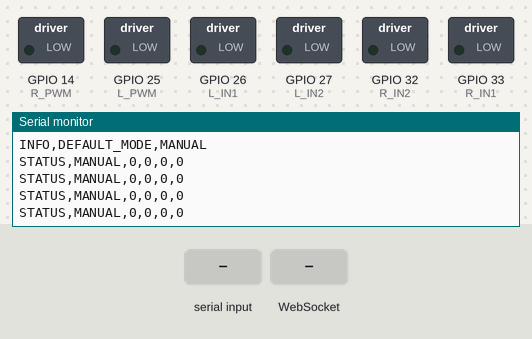
Recording of a sketch running on a simulated ESP32. Shown: switched loads named in the sketch (green lamp = pin HIGH), the last lines printed to the serial monitor. The inputs (shaded band) are chosen by the test bench.

Above: at 1.5 s.
1.6 s: "STOP,1\n" received over the second serial link
At 1.76 s:
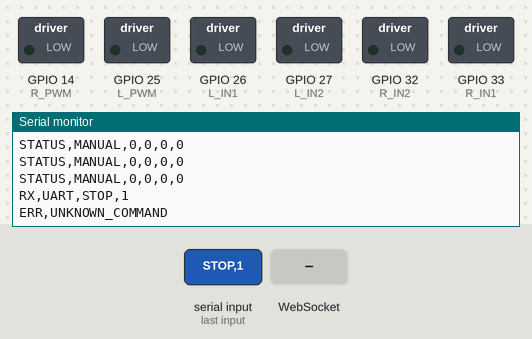
3.1 s: WebSocket text "STOP" received
At 3.26 s:
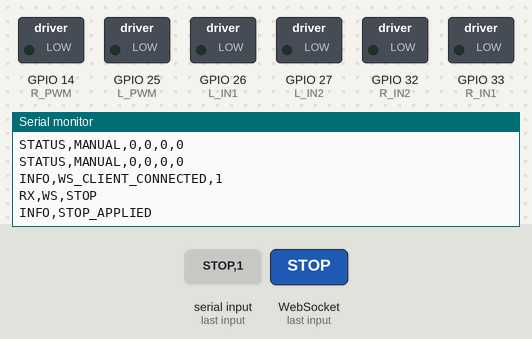
4.6 s: "WS,1\n" received over the second serial link
At 4.76 s:
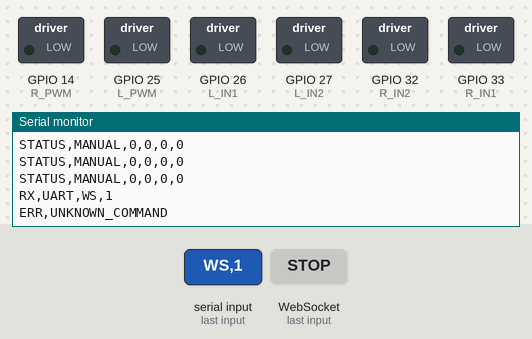
6.1 s: WebSocket text "WS" received
At 6.26 s:
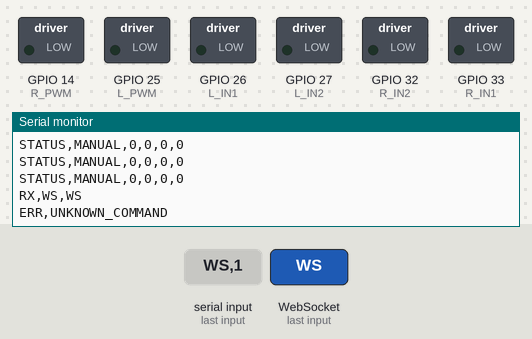
7.6 s: "UART,1\n" received over the second serial link
At 7.76 s:
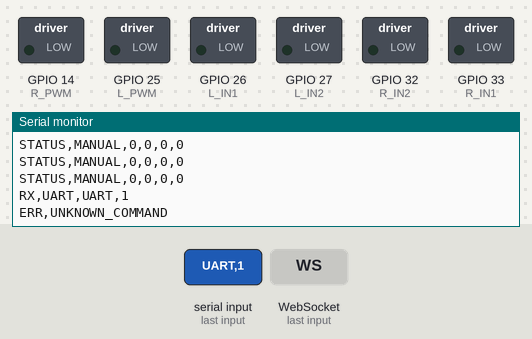
9.1 s: WebSocket text "UART" received
At 9.26 s:
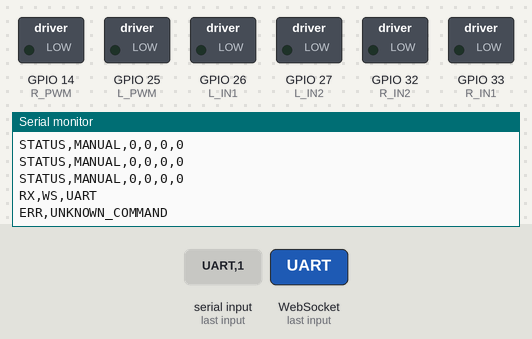

Measured:
- after the input at 1.6 s, the serial monitor: prints a new line at once (image 1)
- after the input at 3.1 s, the serial monitor: prints a new line at once (image 2)
- after the input at 4.6 s, the serial monitor: prints a new line at once (image 3)
- after the input at 6.1 s, the serial monitor: prints a new line at once (image 4)
- after the input at 7.6 s, the serial monitor: prints a new line at once (image 5)
- after the input at 9.1 s, the serial monitor: prints a new line at once (image 6)

The sketch:

CodigoEspRaspberry_NOSIRVE_.ino
```cpp
#include <WiFi.h>
#include <AsyncTCP.h>
#include <ESPAsyncWebServer.h>

// =====================================================
// CONFIG WIFI
// =====================================================
// Puedes usar modo AP o STA.
// Para pruebas rápidas, AP es más práctico.
// Tu laptop se conecta directo a la ESP32.

const char* AP_SSID = "ESP32_CAR_CTRL";
const char* AP_PASS = "12345678";

// =====================================================
// UART HACIA RASPBERRY PI 5
// =====================================================
// Cambia estos pines si ya usas otros
#define UART_RX_PIN 16   // RX de ESP32 <- TX Raspberry
#define UART_TX_PIN 17   // TX de ESP32 -> RX Raspberry

HardwareSerial PiSerial(2);

// =====================================================
// PINES DE MOTORES
// AJUSTA ESTO SEGÚN TU DRIVER
// =====================================================

// Motor izquierdo
#define L_IN1 26
#define L_IN2 27
#define L_PWM 25

// Motor derecho
#define R_IN1 33
#define R_IN2 32
#define R_PWM 14

// PWM ESP32
#define PWM_FREQ 1000
#define PWM_RES 8
#define L_PWM_CH 0
#define R_PWM_CH 1

// =====================================================
// CONFIG SERVIDOR
// =====================================================
AsyncWebServer server(80);
AsyncWebSocket ws("/ws");

// =====================================================
// ESTADOS
// =====================================================
enum ControlMode {
  MODE_MANUAL = 0,
  MODE_AUTO = 1
};

String modeToString(ControlMode m) {
  return (m == MODE_MANUAL) ? "MANUAL" : "AUTO";
}

ControlMode currentMode = MODE_MANUAL;

// Valores objetivo
int targetSpeed = 0;   // -255 a 255
int targetTurn  = 0;   // -255 a 255

// Valores actuales aplicados (para rampa)
int currentLeft  = 0;
int currentRight = 0;

unsigned long lastManualCmdMs = 0;
unsigned long lastAutoCmdMs   = 0;
unsigned long lastAnyCmdMs    = 0;
unsigned long lastStatusMs    = 0;
unsigned long lastRampMs      = 0;

// timeouts
const unsigned long MANUAL_TIMEOUT_MS = 700;   // si se cae el control manual
const unsigned long AUTO_TIMEOUT_MS   = 700;   // si se cae la raspberry
const unsigned long GLOBAL_STOP_MS    = 1000;  // stop total si nadie manda nada

// publicación de estado
const unsigned long STATUS_INTERVAL_MS = 250;

// rampa
const unsigned long RAMP_INTERVAL_MS = 20;
const int RAMP_STEP = 8;

// =====================================================
// BUFFER UART
// =====================================================
String uartBuffer = "";

// =====================================================
// HTML SIMPLE PARA PRUEBAS
// =====================================================
const char index_html[] PROGMEM = R"rawliteral(
<!DOCTYPE html>
<html>
<head>
  <meta charset="utf-8">
  <title>ESP32 Car Control</title>
</head>
<body>
  <h2>ESP32 Car Control</h2>
  <p id="status">Desconectado</p>
  <button onclick="sendCmd('CMD,MANUAL,120,0')">Adelante</button>
  <button onclick="sendCmd('CMD,MANUAL,-120,0')">Atras</button>
  <button onclick="sendCmd('CMD,MANUAL,0,-120')">Izquierda</button>
  <button onclick="sendCmd('CMD,MANUAL,0,120')">Derecha</button>
  <button onclick="sendCmd('STOP')">STOP</button>
  <button onclick="sendCmd('MODE,AUTO')">AUTO</button>
  <button onclick="sendCmd('MODE,MANUAL')">MANUAL</button>

  <pre id="log"></pre>

<script>
let ws;
function log(msg){
  const el = document.getElementById('log');
  el.textContent += msg + "\\n";
  el.scrollTop = el.scrollHeight;
}
function connect(){
  ws = new WebSocket(`ws://${location.host}/ws`);
  ws.onopen = () => {
    document.getElementById('status').textContent = 'Conectado';
    log('WebSocket conectado');
  };
  ws.onclose = () => {
    document.getElementById('status').textContent = 'Desconectado';
    log('WebSocket desconectado');
    setTimeout(connect, 1000);
  };
  ws.onmessage = (event) => {
    log(event.data);
  };
}
function sendCmd(cmd){
  if(ws && ws.readyState === WebSocket.OPEN){
    ws.send(cmd);
    log('TX> ' + cmd);
  }
}
connect();
</script>
</body>
</html>
)rawliteral";

// =====================================================
// UTILIDADES
// =====================================================
int clamp255(int v) {
  if (v > 255) return 255;
  if (v < -255) return -255;
  return v;
}

String buildStatusMessage() {
  String msg = "STATUS,";
  msg += modeToString(currentMode);
  msg += ",";
  msg += String(targetSpeed);
  msg += ",";
  msg += String(targetTurn);
  msg += ",";
  msg += String(currentLeft);
  msg += ",";
  msg += String(currentRight);
  return msg;
}

void publishStatus() {
  String msg = buildStatusMessage();

  // USB serial
  Serial.println(msg);

  // UART hacia Raspberry
  PiSerial.println(msg);

  // WebSocket hacia PC
  ws.textAll(msg);
}

void publishInfo(const String& msg) {
  Serial.println(msg);
  PiSerial.println(msg);
  ws.textAll(msg);
}

// =====================================================
// CONTROL MOTORES
// =====================================================
void setMotorRaw(int in1, int in2, int pwmPin, int channel, int value) {
  value = clamp255(value);

  if (value > 0) {
    digitalWrite(in1, HIGH);
    digitalWrite(in2, LOW);
    ledcWrite(channel, value);
  } else if (value < 0) {
    digitalWrite(in1, LOW);
    digitalWrite(in2, HIGH);
    ledcWrite(channel, -value);
  } else {
    digitalWrite(in1, LOW);
    digitalWrite(in2, LOW);
    ledcWrite(channel, 0);
  }
}

void applyMotorOutputs(int leftValue, int rightValue) {
  setMotorRaw(L_IN1, L_IN2, L_PWM, L_PWM_CH, leftValue);
  setMotorRaw(R_IN1, R_IN2, R_PWM, R_PWM_CH, rightValue);
}

void stopMotorsImmediate() {
  targetSpeed = 0;
  targetTurn = 0;
  currentLeft = 0;
  currentRight = 0;
  applyMotorOutputs(0, 0);
}

void computeTargetsToWheels(int speedVal, int turnVal, int& leftTarget, int& rightTarget) {
  leftTarget  = clamp255(speedVal - turnVal);
  rightTarget = clamp255(speedVal + turnVal);
}

int rampTowards(int current, int target, int step) {
  if (current < target) {
    current += step;
    if (current > target) current = target;
  } else if (current > target) {
    current -= step;
    if (current < target) current = target;
  }
  return current;
}

void updateRamp() {
  unsigned long now = millis();
  if (now - lastRampMs < RAMP_INTERVAL_MS) return;
  lastRampMs = now;

  int leftTarget, rightTarget;
  computeTargetsToWheels(targetSpeed, targetTurn, leftTarget, rightTarget);

  currentLeft  = rampTowards(currentLeft, leftTarget, RAMP_STEP);
  currentRight = rampTowards(currentRight, rightTarget, RAMP_STEP);

  applyMotorOutputs(currentLeft, currentRight);
}

// =====================================================
// PARSER DE COMANDOS
// FORMATO SOPORTADO:
//
// 1) CMD,MANUAL,120,0
// 2) CMD,AUTO,100,-30
// 3) MODE,MANUAL
// 4) MODE,AUTO
// 5) STOP
// 6) PING
//
// sourceName = "UART" o "WS"
// =====================================================
void handleCommand(String cmd, const String& sourceName) {
  cmd.trim();
  if (cmd.length() == 0) return;

  publishInfo("RX," + sourceName + "," + cmd);

  if (cmd.equalsIgnoreCase("STOP")) {
    targetSpeed = 0;
    targetTurn = 0;
    lastAnyCmdMs = millis();
    if (sourceName == "WS") {
      currentMode = MODE_MANUAL;
      lastManualCmdMs = millis();
    } else if (sourceName == "UART") {
      lastAutoCmdMs = millis();
    }
    publishInfo("INFO,STOP_APPLIED");
    return;
  }

  if (cmd.equalsIgnoreCase("PING")) {
    publishInfo("PONG");
    return;
  }

  if (cmd.startsWith("MODE,")) {
    int comma = cmd.indexOf(',');
    String modeStr = cmd.substring(comma + 1);
    modeStr.trim();

    if (modeStr.equalsIgnoreCase("MANUAL")) {
      currentMode = MODE_MANUAL;
      lastManualCmdMs = millis();
      lastAnyCmdMs = millis();
      publishInfo("INFO,MODE,MANUAL");
    } else if (modeStr.equalsIgnoreCase("AUTO")) {
      currentMode = MODE_AUTO;
      lastAutoCmdMs = millis();
      lastAnyCmdMs = millis();
      publishInfo("INFO,MODE,AUTO");
    } else {
      publishInfo("ERR,UNKNOWN_MODE");
    }
    return;
  }

  if (cmd.startsWith("CMD,")) {
    // Esperamos: CMD,MANUAL,120,0
    int p1 = cmd.indexOf(',');
    int p2 = cmd.indexOf(',', p1 + 1);
    int p3 = cmd.indexOf(',', p2 + 1);

    if (p1 < 0 || p2 < 0 || p3 < 0) {
      publishInfo("ERR,BAD_CMD_FORMAT");
      return;
    }

    String modeStr  = cmd.substring(p1 + 1, p2);
    String speedStr = cmd.substring(p2 + 1, p3);
    String turnStr  = cmd.substring(p3 + 1);

    modeStr.trim();
    speedStr.trim();
    turnStr.trim();

    int speedVal = clamp255(speedStr.toInt());
    int turnVal  = clamp255(turnStr.toInt());

    if (modeStr.equalsIgnoreCase("MANUAL")) {
      currentMode = MODE_MANUAL;
      targetSpeed = speedVal;
      targetTurn  = turnVal;
      lastManualCmdMs = millis();
      lastAnyCmdMs = millis();
      publishInfo("INFO,APPLIED,MANUAL," + String(speedVal) + "," + String(turnVal));
      return;
    }

    if (modeStr.equalsIgnoreCase("AUTO")) {
      // Solo aplicar AUTO si no está secuestrado por manual vigente
      unsigned long now = millis();
      bool manualStillActive = (now - lastManualCmdMs) < MANUAL_TIMEOUT_MS;

      if (currentMode == MODE_MANUAL && manualStillActive && sourceName == "UART") {
        publishInfo("INFO,AUTO_IGNORED_MANUAL_ACTIVE");
        lastAutoCmdMs = now;   // sí vimos a la Raspberry viva
        lastAnyCmdMs = now;
        return;
      }

      currentMode = MODE_AUTO;
      targetSpeed = speedVal;
      targetTurn  = turnVal;
      lastAutoCmdMs = millis();
      lastAnyCmdMs = millis();
      publishInfo("INFO,APPLIED,AUTO," + String(speedVal) + "," + String(turnVal));
      return;
    }

    publishInfo("ERR,UNKNOWN_CMD_MODE");
    return;
  }

  publishInfo("ERR,UNKNOWN_COMMAND");
}

// =====================================================
// WEBSOCKET
// =====================================================
void onWsEvent(AsyncWebSocket *server,
               AsyncWebSocketClient *client,
               AwsEventType type,
               void *arg,
               uint8_t *data,
               size_t len) {
  if (type == WS_EVT_CONNECT) {
    String msg = "INFO,WS_CLIENT_CONNECTED," + String(client->id());
    publishInfo(msg);
    client->text(buildStatusMessage());
  }
  else if (type == WS_EVT_DISCONNECT) {
    publishInfo("INFO,WS_CLIENT_DISCONNECTED," + String(client->id()));
  }
  else if (type == WS_EVT_DATA) {
    AwsFrameInfo *info = (AwsFrameInfo*)arg;
    if (info->final && info->index == 0 && info->len == len && info->opcode == WS_TEXT) {
      String cmd = "";
      for (size_t i = 0; i < len; i++) {
        cmd += (char)data[i];
      }
      handleCommand(cmd, "WS");
    }
  }
}

// =====================================================
// UART
// =====================================================
void readUARTCommands() {
  while (PiSerial.available()) {
    char c = (char)PiSerial.read();

    if (c == '\n') {
      handleCommand(uartBuffer, "UART");
      uartBuffer = "";
    } else if (c != '\r') {
      uartBuffer += c;
      if (uartBuffer.length() > 200) {
        uartBuffer = "";
        publishInfo("ERR,UART_BUFFER_OVERFLOW");
      }
    }
  }
}

// =====================================================
// TIMEOUTS Y LÓGICA DE SEGURIDAD
// =====================================================
void handleTimeouts() {
  unsigned long now = millis();

  bool manualExpired = (now - lastManualCmdMs) > MANUAL_TIMEOUT_MS;
  bool autoExpired   = (now - lastAutoCmdMs)   > AUTO_TIMEOUT_MS;
  bool globalExpired = (now - lastAnyCmdMs)    > GLOBAL_STOP_MS;

  // si manual expiró y estábamos en manual, podemos caer a auto
  if (currentMode == MODE_MANUAL && manualExpired) {
    // si hay auto reciente, regresamos a auto
    if (!autoExpired) {
      currentMode = MODE_AUTO;
      publishInfo("INFO,MODE_FALLBACK_TO_AUTO");
    } else {
      targetSpeed = 0;
      targetTurn = 0;
    }
  }

  // si auto expiró y estamos en auto, stop
  if (currentMode == MODE_AUTO && autoExpired) {
    targetSpeed = 0;
    targetTurn = 0;
  }

  // si nadie manda nada, stop total
  if (globalExpired) {
    targetSpeed = 0;
    targetTurn = 0;
  }
}

// =====================================================
// SETUP
// =====================================================
void setup() {
  Serial.begin(115200);
  delay(300);

  PiSerial.begin(115200, SERIAL_8N1, UART_RX_PIN, UART_TX_PIN);

  // pines motores
  pinMode(L_IN1, OUTPUT);
  pinMode(L_IN2, OUTPUT);
  pinMode(R_IN1, OUTPUT);
  pinMode(R_IN2, OUTPUT);

  ledcSetup(L_PWM_CH, PWM_FREQ, PWM_RES);
  ledcSetup(R_PWM_CH, PWM_FREQ, PWM_RES);

  ledcAttachPin(L_PWM, L_PWM_CH);
  ledcAttachPin(R_PWM, R_PWM_CH);

  stopMotorsImmediate();

  // WiFi AP
  WiFi.mode(WIFI_AP);
  bool apOk = WiFi.softAP(AP_SSID, AP_PASS);

  if (apOk) {
    IPAddress ip = WiFi.softAPIP();
    Serial.print("AP IP: ");
    Serial.println(ip);
  } else {
    Serial.println("ERROR: no se pudo levantar AP");
  }

  // web
  ws.onEvent(onWsEvent);
  server.addHandler(&ws);

  server.on("/", HTTP_GET, [](AsyncWebServerRequest *request) {
    request->send_P(200, "text/html", index_html);
  });

  server.on("/status", HTTP_GET, [](AsyncWebServerRequest *request) {
    request->send(200, "text/plain", buildStatusMessage());
  });

  server.begin();

  unsigned long now = millis();
  lastManualCmdMs = now;
  lastAutoCmdMs   = now;
  lastAnyCmdMs    = now;
  lastStatusMs    = now;
  lastRampMs      = now;

  publishInfo("INFO,SYSTEM_READY");
  publishInfo("INFO,DEFAULT_MODE,MANUAL");
}

// =====================================================
// LOOP
// =====================================================
void loop() {
  readUARTCommands();
  handleTimeouts();
  updateRamp();

  unsigned long now = millis();

  if (now - lastStatusMs >= STATUS_INTERVAL_MS) {
    lastStatusMs = now;
    publishStatus();
  }

  ws.cleanupClients();
}
```
